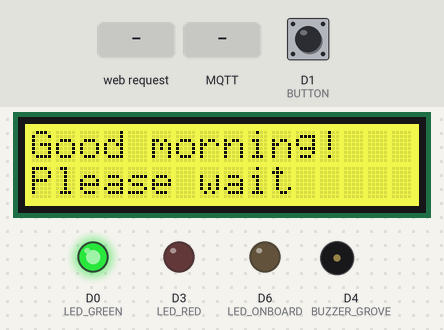
Bench run of a sketch on a simulated Arduino MKR. Parts: 16×2 character LCD, output pins drawn as LEDs (lit = HIGH), buzzer (waves = sounding, pin HIGH). The inputs (shaded band) are chosen by the test bench; at power-on: D1 (BUTTON) LOW. WiFi joins after 1.5 s; servers stay silent unless stated; no MQTT or app messages arrive unless stated; what the sketch prints to the serial monitor is not drawn.

Above: at 1.2 s.
1.3 s: HTTP request GET /H received
4.3 s: MQTT message "1" arrives on the first subscribed topic
7.3 s: D1 (BUTTON) pulled HIGH for 0.15 s
At 9.0 s:
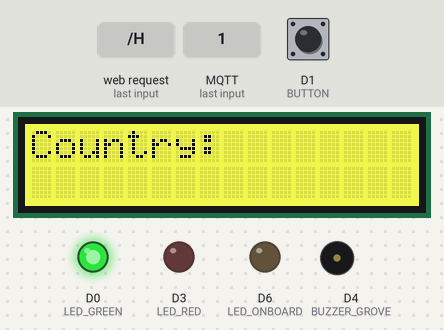
10.4 s: HTTP request GET /L received
At 11.8 s:
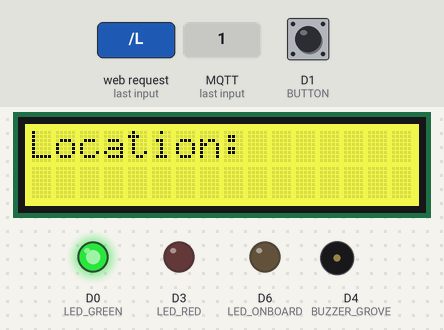
13.4 s: MQTT message "0" arrives on the first subscribed topic
At 16.0 s:
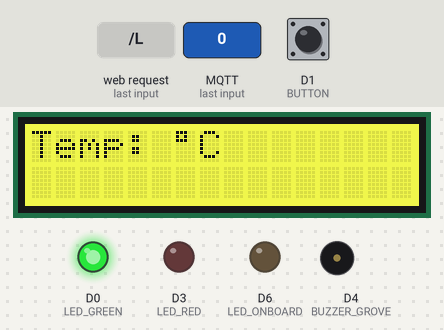
16.4 s: MQTT message "2" arrives on the first subscribed topic
At 18.0 s:
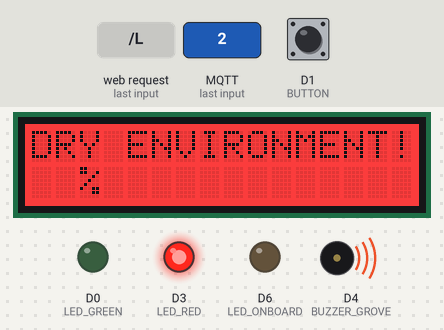
Timing chart, 0 to 19.5 s (numbered marks = the images above; inputs shaded):
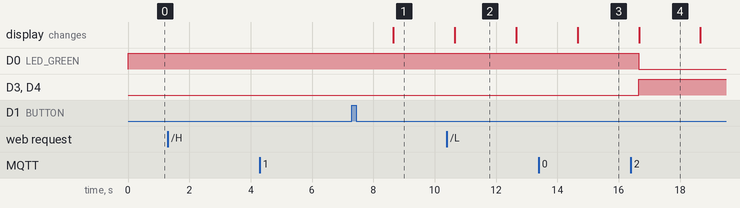

The sketch:

MKR1000-Ferrante_Pappagallo.ino
```cpp
#include <SPI.h>
#include <WiFi101.h>
#include "secrets.h"
#include "rgb_lcd.h"


#include <ArduinoJson.h>
#include <MQTT.h>


#define LED_GREEN 0  //connect LED to digital pin0
#define LED_RED 3    //connect LED to digital pin3
#define BUZZER_GROVE 4
#define BUTTON 1
#define BUTTON_DEBOUNCE_DELAY 20  // button debounce time in ms
#define LED_ONBOARD LED_BUILTIN
#define LED LED_BUILTIN

// MQTT data
#define MQTT_BUFFER_SIZE 128                          // the maximum size for packets being published and received
MQTTClient mqttClient(MQTT_BUFFER_SIZE);              // handles the MQTT communication protocol
WiFiClient networkClient;                             // handles the network connection to the MQTT broker
#define MQTT_TOPIC_METEO "ferrante_pappagallo/meteo"  // topic to control led & buzzer


// WiFi cfg
char ssid[] = SECRET_SSID;  // your network SSID (name)
char pass[] = SECRET_PASS;  // your network password
#ifdef IP
IPAddress ip(IP);
IPAddress subnet(SUBNET);
IPAddress dns(DNS);
IPAddress gateway(GATEWAY);
#endif
WiFiClient client;
WiFiServer server(80);


//byte MessaggeReceived
StaticJsonDocument<384> pDoc;
int show = 0;

String country;
String location;
String weather;
String temperature;
String humidity;
bool display_bool = false;

static byte led_state = LOW;         // current led state, start LOW=OFF
static byte buzzer_state = LOW;      // current buzzer state, start LOW=OFF
static byte led_green_state = HIGH;  // current led green state, start HIGH=ON

static unsigned long lastDisplay = millis();

// Mac Address variables
byte mac[6];
String macAddress;

rgb_lcd lcd;

void setup() {

  pinMode(LED_GREEN, OUTPUT);
  pinMode(LED_RED, OUTPUT);
  pinMode(BUZZER_GROVE, OUTPUT);
  pinMode(LED_BUILTIN, OUTPUT);
  pinMode(LED_ONBOARD, OUTPUT);

  digitalWrite(LED_ONBOARD, HIGH);

  digitalWrite(LED_BUILTIN, LOW);

  digitalWrite(LED_RED, LOW);

  digitalWrite(LED_GREEN, HIGH);

  digitalWrite(BUZZER_GROVE, LOW);

  lcd.begin(16, 2);  // 16 cols, 2 rows
  lcd.setRGB(240, 248, 20);
  lcd.print("Good morning!");
  lcd.setCursor(0, 1);
  lcd.print("Please wait");

  mqttClient.begin(MQTT_BROKERIP, 1883, networkClient);  // setup communication with MQTT broker
  mqttClient.onMessage(mqttMessageReceived);             // callback on message received from MQTT broker

  Serial.begin(115200);
  Serial.println(F("\n\nSetup completed.\n\n"));
}


void loop() {

  bool static led_status = HIGH;

  connectToWiFi();  // WiFi connect if not established and if connected get wifi signal strength

  connectToMQTTBroker();  // connect to MQTT broker (if not already connected)
  mqttClient.loop();      // MQTT client loop
  listenForEthernetClients();

  Display();

  alarmCondition();
}

void connectToWiFi() {
  if (WiFi.status() != WL_CONNECTED) {  // not connected
    Serial.print(F("Attempting to connect to SSID: "));
    Serial.println(SECRET_SSID);

    while (WiFi.status() != WL_CONNECTED) {
#ifdef IP
      WiFi.config(ip, dns, gateway, subnet);
#endif
      WiFi.begin(SECRET_SSID, SECRET_PASS);  // Connect to WPA/WPA2 network. Change this line if using open or WEP network
      Serial.print(F("."));

      delay(5000);
    }
    Serial.println(F("\nConnected"));

    printWifiStatus();
    server.begin();
  }
}

void printWifiStatus() {
  Serial.println(F("\n=== WiFi connection status ==="));


  // SSID
  Serial.print(F("SSID: "));
  Serial.println(WiFi.SSID());

  // signal strength
  Serial.print(F("Signal strength (RSSI): "));
  Serial.print(WiFi.RSSI());
  Serial.println(F(" dBm"));

  // current IP
  Serial.print(F("IP Address: "));
  IPAddress ip = WiFi.localIP();
  Serial.println(ip);
  Serial.println(macToString(WiFi.macAddress(mac)));

  Serial.println(F("==============================\n"));
}

void listenForEthernetClients() {
  WiFiClient client = server.available();  // listen for incoming clients

  if (client) {                       // if you get a client,
    Serial.println(F("new client"));  // print a message out the serial port
    String currentLine = "";          // make a String to hold incoming data from the client
    while (client.connected()) {      // loop while the client's connected
      if (client.available()) {       // if there's bytes to read from the client,
        char c = client.read();       // read a byte, then
        Serial.write(c);              // print it out the serial monitor
        if (c == '\n') {              // if the byte is a newline character

          // if the current line is blank, you got two newline characters in a row.
          // that's the end of the client HTTP request, so send a response:
          if (currentLine.length() == 0) {
            // HTTP headers always start with a response code (e.g. HTTP/1.1 200 OK)
            // and a content-type so the client knows what's coming, then a blank line:
            client.println("HTTP/1.1 200 OK");
            client.println("Content-type:text/html");
            client.println();
            client.println("<HEAD>");

            client.println("<style>html { font-family: Helvetica; display: inline-block; margin: 0px auto; text-align: center;}"
                           "body{margin-top: 50px;} h1 {color: #444444; margin: 50px auto 30px;} h3 {color: #444444; margin-bottom: 50px;}"
                           "button {display: inline-block; background-color: #FF4433; border: none; color: white; padding: 15px 32px; text-decoration: none; font-size: 25px; margin: 25px auto; cursor: pointer; border-radius: 4px;}"
                           "a {color: white; text-decoration: none;} </style>");

            client.println("<TITLE>Flowerbed Alarm</TITLE>");


            client.println("</HEAD>");

            // the content of the HTTP response follows the header:
            client.print("<h1>Alarm System</h1>");
            client.print("Click here to <button><a href=\"/H\">Red Led OFF</a></button><br>");
            client.print("Click here to <button><a href=\"/L\">Buzzer OFF</a></button><br>");

            // The HTTP response ends with another blank line:
            client.println();
            // break out of the while loop:
            break;
          } else {  // if you got a newline, then clear currentLine:
            currentLine = "";
          }
        } else if (c != '\r') {  // if you got anything else but a carriage return character,
          currentLine += c;      // add it to the end of the currentLine
        }

        // Check to see if the client request was "GET /H" or "GET /L":
        if (currentLine.endsWith("GET /H")) {
          digitalWrite(LED_RED, LOW);
          digitalWrite(LED_GREEN, HIGH);
        }
        if (currentLine.endsWith("GET /L")) {
          digitalWrite(BUZZER_GROVE, LOW);  // GET /L turns the Button off
        }
      }
    }
    // close the connection:
    client.stop();
    Serial.println(F("client disonnected"));
  }
}

void connectToMQTTBroker() {
  if (!mqttClient.connected()) {  // not connected
    Serial.println("Connected to MQTT broker!");
    Serial.print(F("\nConnecting to MQTT broker..."));
    while (!mqttClient.connect(MQTT_CLIENTID, MQTT_USERNAME, MQTT_PASSWORD)) {
      Serial.print(F("."));
      delay(1000);
    }
    Serial.println(F("\nConnected!"));
    // connected to broker, subscribe topics
    mqttClient.subscribe(MQTT_TOPIC_METEO);
    Serial.println(F("\nSubscribed to control topic!"));
  }
}

void mqttMessageReceived(String &topic, String &payload) {
  // this function handles a message from the MQTT broker
  Serial.println("Incoming MQTT message: " + topic + " - " + payload);

  if (topic == MQTT_TOPIC_METEO) {
    // deserialize the JSON object
    StaticJsonDocument<384> pDoc;
    deserializeJson(pDoc, payload);

    const char *country_char = pDoc["country"];
    country = String(country_char);

    const char *location_char = pDoc["location"];
    location = String(location_char);

    const char *weather_char = pDoc["weather"];
    weather = String(weather_char);

    const char *temperature_char = pDoc["temperature"];
    temperature = String(temperature_char);

    const char *humidity_char = pDoc["humidity"];
    humidity = String(humidity_char);

    display_bool = true;

    Serial.print(F("JSON message: "));

    Serial.print("Country: ");
    Serial.print(country);

    Serial.print("Location: ");
    Serial.print(location);

    Serial.print("Weather: ");
    Serial.print(weather);

    Serial.print("Temperature: ");
    Serial.print(temperature);
    Serial.print("°C");

    Serial.print("Humidity: ");
    Serial.print(humidity);
    Serial.print("%");
  }
}

void Display() {

  static unsigned long current_Display = millis();

  if (display_bool) {
    if (show == 5) {
      show = 0;
    }

    if ((show == 0) && ((millis() - current_Display) > 2000)) {
      current_Display = millis();
      lcd.clear();
      lcd.setRGB(240, 248, 20);  // clear text
      lcd.print("Country: ");
      lcd.print(country);
      show += 1;
    }

    if ((show == 1) && ((millis() - current_Display) > 2000)) {
      current_Display = millis();
      lcd.clear();
      lcd.setRGB(240, 248, 20);  // clear text
      lcd.print("Location: ");
      lcd.print(location);
      show += 1;
    }

    if ((show == 2) && ((millis() - current_Display) > 2000)) {
      current_Display = millis();
      lcd.clear();
      lcd.setRGB(240, 248, 20);  // clear text
      lcd.print("Weather: ");
      lcd.print(weather);
      show += 1;
    }

    if ((show == 3) && ((millis() - current_Display) > 2000)) {
      current_Display = millis();
      if (temperature >= "30") {
        Serial.println("HIGH TEMPERATURE!");
        digitalWrite(LED_GREEN, LOW);
        digitalWrite(LED_RED, HIGH);
        digitalWrite(BUZZER_GROVE, HIGH);
        lcd.clear();
        lcd.setRGB(255, 0, 0);
        lcd.print("HIGH TEMP!");
        lcd.setCursor(0, 1);
        lcd.print(temperature);
        lcd.print((char)223);
        lcd.print("C");
      } else {
        lcd.clear();
        lcd.setRGB(240, 248, 20);  // clear text
        lcd.print("Temp: ");
        lcd.print(temperature);
        lcd.print((char)223);
        lcd.print("C");
      }
      show += 1;
    }

    if ((show == 4) && ((millis() - current_Display) > 2000)) {
      current_Display = millis();
      if (humidity < "40") {
        Serial.println("DRY ENVIRONMENT!");
        digitalWrite(LED_GREEN, LOW);
        digitalWrite(LED_RED, HIGH);
        digitalWrite(BUZZER_GROVE, HIGH);
        lcd.clear();
        lcd.setRGB(255, 0, 0);
        lcd.print("DRY ENVIRONMENT!");
        lcd.setCursor(0, 1);
        lcd.println(humidity);
        lcd.print("%");
      } else {
        lcd.clear();
        lcd.setRGB(240, 248, 20);  // clear text
        lcd.print("Humidity: ");
        lcd.print(humidity);
        lcd.print("%");
      }
      show += 1;
    }
  }
}

boolean isButtonPressed() {
  static byte lastState = digitalRead(BUTTON);  // the previous reading from the input pin

  for (byte count = 0; count < BUTTON_DEBOUNCE_DELAY; count++) {
    if (digitalRead(BUTTON) == lastState) return false;
    delay(1);
  }

  lastState = !lastState;
  return lastState == LOW ? false : true;
}

void alarmCondition() {

  if (isButtonPressed() == true) {  // button pressed
    led_state = !led_state;
    buzzer_state = !buzzer_state;
    led_green_state = !led_green_state;

    digitalWrite(LED_RED, led_state);
    if (digitalRead(LED_RED) == HIGH) {
      led_state = !led_state;
      digitalWrite(LED_RED, led_state);
      Serial.println(F("Button: PRESSED, Led OFF"));
    }

    digitalWrite(BUZZER_GROVE, buzzer_state);
    if (digitalRead(BUZZER_GROVE) == HIGH) {
      buzzer_state = !buzzer_state;
      digitalWrite(BUZZER_GROVE, buzzer_state);
      Serial.println(F("Button: PRESSED, Buzzer OFF"));
    }

    digitalWrite(LED_GREEN, led_green_state);
    if (digitalRead(LED_GREEN) == LOW) {
      led_green_state = !led_green_state;
      digitalWrite(LED_GREEN, led_green_state);
      Serial.println(F("Button: PRESSED, Green Led ON"));
    }
  }
}

String macToString(byte macAdd[]) {
  String macAddressString = "";
  for (int i = 5; i >= 0; i--) {
    char hexCar[2];

    sprintf(hexCar, "%02X", macAdd[i]);

    macAddressString += String(hexCar);

    if (i > 0) {
      macAddressString += ":";
    }
  }
  return macAddressString;
}
```

secrets.h
```cpp
// Use this file to store all of the private credentials and connection details

// MQTT access
#define MQTT_BROKERIP "149.132.178.180"           // IP address of the machine running the MQTT broker
#define MQTT_CLIENTID "marco_pappagallo3"                 // client identifier
#define MQTT_USERNAME "MarcoPappagallo"            // mqtt user's name
#define MQTT_PASSWORD "iot847963"            // mqtt user's password


// WiFi configuration
#define SECRET_SSID "IoTLabThingsU14"                  // SSID
#define SECRET_PASS "L@b%I0T*Ui4!P@sS**0%Lessons!"              // WiFi password

// ONLY if static configuration is needed
/*
#define IP {192, 168, 1, 100}                    // IP address
#define SUBNET {255, 255, 255, 0}                // Subnet mask
#define DNS {149, 132, 2, 3}                     // DNS
#define GATEWAY {149, 132, 182, 1}               // Gateway
*/

// MySQL access
#define MYSQL_IP {149, 132, 178, 180}              // IP address of the machine running MySQL
#define MYSQL_USER "MarcoPappagallo"                  // db user
#define MYSQL_PASS "iot847963"     //         // db user's password
```

Measured:
- after the input at 1.3 s, every drawn part: stays the same
- after the input at 4.3 s, every drawn part: stays the same
- what the display in image 2 shows lasts 2.0 s, from 10.7 s to 12.7 s
